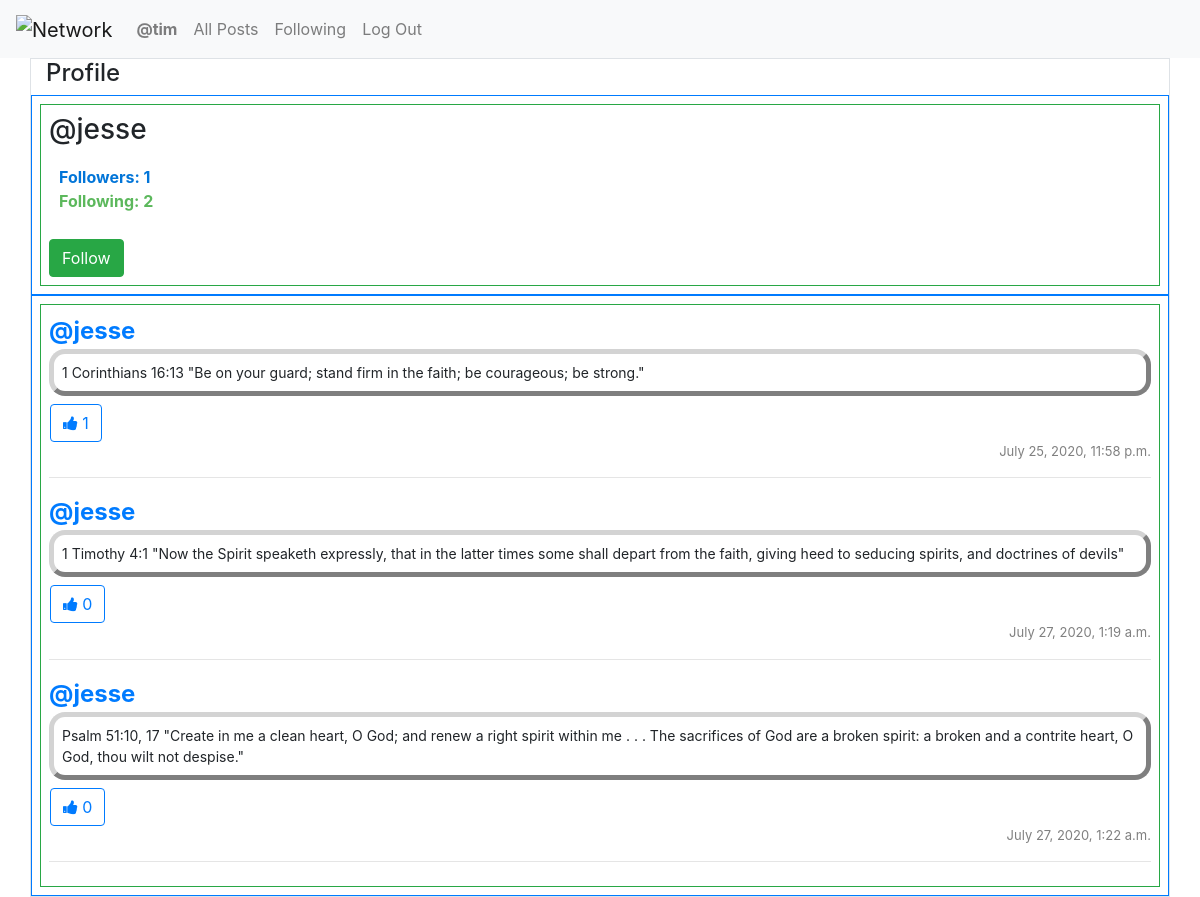
Before: /profile/jesse (signed in) with the older database file.
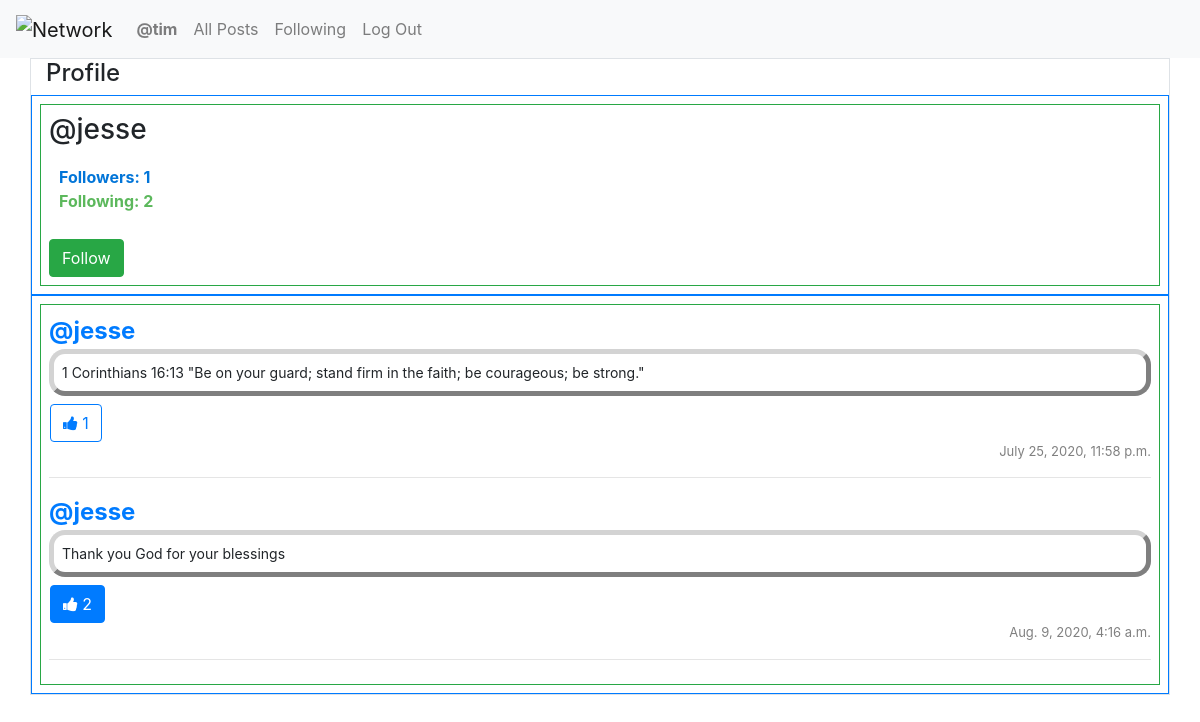
After: the same page with the newer database file.
### network/models.py (models this page shows, shortened)
class User(AbstractUser):
    following_count = models.IntegerField(default=0)
    followers_count = models.IntegerField(default=0)

class Post(models.Model):
    user = models.ForeignKey(User, on_delete=models.CASCADE, default="")
    content = models.TextField(max_length=64, default="")
    time = models.DateTimeField(default=now)
    likes = models.IntegerField(default=0)

### network/views.py (the view)
# urls.py: path("profile/<str:name>", views.profile_view, name="profile"),
def profile_view(request, name):
    user_info = User.objects.get(username=name)
    user_is_following = False   #Set for default value
    followers = Follower.objects.filter(user__username=name).all()
    for follower in followers:
        if follower.follower == request.user.username:
            user_is_following = True
        else:
            user_is_following = False
    liked_post_id_list = likedPostList(request)
    return render(request, "network/profile.html", {
        "name": user_info.username,
        "user_info": user_info,
        "user_is_following": user_is_following,
        "posts": list(Post.objects.all().filter(user__username=name)),
        "liked_post_id_list": liked_post_id_list
    })

### network/views.py (called while the page is built)
def likedPostList(request):
    liked_post_id_list = []
    if request.user:
        liked_posts = Like.objects.filter(user=request.user).all()
        for post in liked_posts:
            liked_post_id_list.append(post.post)
    return liked_post_id_list

### network/templates/network/profile.html (shortened to what this page needs)
{% extends "network/layout.html" %} {% block body %}
<div class="container border">
    <h4>Profile</h4>
    <div class="row border border-primary">
        <div class="col border border-success p-2 m-2">
            <h3>@{{ name }}</h3>
            <ul class="profile">
                <li class="followers">
                    Followers: {{user_info.followers_count}}
                </li>
                <li class="following">
                    Following: {{user_info.following_count}}
                </li>
            </ul>
            {% if user.is_authenticated %}
                {% if name == user.username %}
                {% else %}
                    {% if user_is_following %}
                        <form action="{% url 'unfollow' user.username name %}" method="post">
                            {% csrf_token %}
                            <button type="submit" class="btn btn-outline-success">Unfollow</button>
                        </form>
                    {% else %}
                        <form action="{% url 'follow' user.username name %}" method="post">
                            <button type="submit" class="btn btn-success">Follow</button>
                        </form>
                    {% endif %}
                {% endif %}
            {% endif %}
        </div>
    </div>
    <div class="row border border-primary">
        <div class="col border border-success p-2 m-2">
            {% include "modules/posts.html" %}
        </div>
    </div>
</div>
{% endblock %}

### network/templates/network/layout.html (shortened to what this page needs)
{% load static %}
<!DOCTYPE html>
<html lang="en">
    <head>
        <link rel="stylesheet" href="https://stackpath.bootstrapcdn.com/bootstrap/4.4.1/css/bootstrap.min.css">
        <link href="{% static 'network/styles.css' %}" rel="stylesheet">
        <link rel="stylesheet" href="https://cdnjs.cloudflare.com/ajax/libs/font-awesome/4.7.0/css/font-awesome.min.css">
    </head>
    <body>
        <nav class="navbar navbar-expand-lg navbar-light bg-light">
            <a class="navbar-brand" href="#">
                <img src="https://gyazo.com/2dc992d3aa39a8561c76a3cf6ad4dee6.png" alt="Network">
            </a>
            <div>
              <ul class="navbar-nav mr-auto">
                {% if user.is_authenticated %}
                    <li class="nav-item">
                        <a class="nav-link" href="{% url 'profile' user.username %}"><strong>@{{ user.username }}</strong></a>
                    </li>
                {% endif %}
                <li class="nav-item">
                  <a class="nav-link" href="{% url 'index' %}">All Posts</a>
                </li>
                {% if user.is_authenticated %}
                    <li class="nav-item">
                        <a class="nav-link" href="{% url 'following' %}">Following</a>
                    </li>
                    <li class="nav-item">
                        <a class="nav-link" href="{% url 'logout' %}">Log Out</a>
                    </li>
                {% endif %}
              </ul>
            </div>
          </nav>
        <div class="body">
            {% block body %}
            {% endblock %}
        </div>
    </body>
</html>

### network/templates/modules/posts.html (shortened to what this page needs)
{% for post in posts %}
    <ul class="post post-{{ post.id }}" data-post="{{ post.id }}">
        <li class="post-username"><a class="link-username" href="{% url 'profile' post.user.username %}">@{{ post.user.username }}</a></li>
        <li class="post-content">{{ post.content }}</li>
        <li class="post-likes">
            {% if user.is_authenticated %}
                {% if post.id in liked_post_id_list %}
                    <form class="likeForm">
                        <button
                            class="btn btn-primary"
                            type="button"
                            data-post="{{ post.id }}"
                            data-liked="true"
                            data-likes="{{ post.likes }}"
                            data-session-user="{{ request.user.username }}">
                                <i class="fa fa-thumbs-up"></i>
                                {{ post.likes }}
                        </button>
                    </form>
                {% else %}
                    <form class="likeForm">
                        <button
                            class="btn btn-outline-primary"
                            type="button"
                            data-post="{{ post.id }}"
                            data-liked="false"
                            data-likes="{{ post.likes }}"
                            data-session-user="{{ request.user.username }}">
                                <i class="fa fa-thumbs-up"></i>
                                {{ post.likes }}
                        </button>
                    </form>
                {% endif %}
            {% endif %}
        <li class="post-time">{{ post.time }}</li>
    </ul>
    <hr class="hr-{{ post.id }}">
{% empty %}
    <span class="post-empty">No posts at this time!</span>
{% endfor %}

### network/static/network/styles.css (style rules this page uses)
.post { padding: 0; list-style-type: none; }
.post-username { font-weight: bold; font-size: 24px; list-style: none; }
.post-content { padding: 8px; font-size: 14px; border-style: outset; border-color: lightgray; border-radius: 16px; border-width: thick; }
.post-time { text-align: right; color: gray; font-size: small; }
.post-likes { padding-left: 1px; padding-top: 8px; padding-bottom: 0px; color: #0275d8; font-size: 16px; }
.profile { padding: 10px; list-style-type: none; }
.followers { color: #0275d8; font-weight: bold; }
.following { color: #5cb85c; font-weight: bold; }

Changed rows visible on the page:
removed Post: user.username "jesse", content "1 Timothy 4:1 \"Now the Spirit speaketh expressly, that in the latter times some shall depart from the faith, giving heed to seducing spirits, and doctrines of devils\"", likes "0", time "July 27, 2020, 1:19 a.m."
removed Post: user.username "jesse", content "Psalm 51:10, 17 \"Create in me a clean heart, O God; and renew a right spirit within me . . . The sacrifices of God are a broken spirit: a broken and a contrite heart, O God, thou wilt not despise.\"", likes "0", time "July 27, 2020, 1:22 a.m."
added Post: user.username "jesse", content "Thank you God for your blessings", likes "2", time "Aug. 9, 2020, 4:16 a.m."
